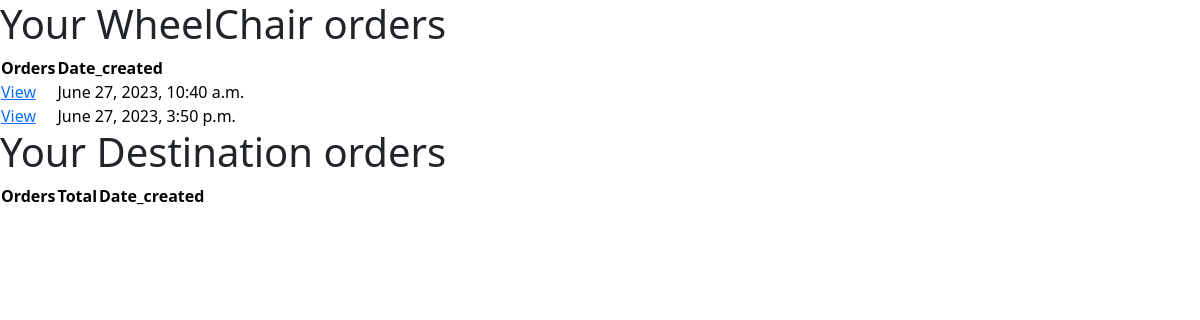
Screenshot of /user-profile (signed in) with the database file from the repository.
### stroll1/models.py (models this page shows, shortened)
class Order(models.Model):
    date_ordered = models.DateTimeField(auto_now_add=True, null=True)
    customer = models.ForeignKey(Customer, on_delete= models.SET_NULL, blank=True, null=True)
    complete = models.BooleanField(default=False, null=True, blank=True )
    transaction_id = models.CharField(max_length = 200, null=True)
    payment_method = models.CharField(max_length=20, choices = METHOD, default="Cash on delivery")
    payment_completed = models.BooleanField(default=False, null=True, blank=True)
    def __str__(self):
        return str(self.id)

### stroll1/views.py (the view)
# urls.py: path("user-profile", views.UserProfile, name="user-profile"),
def UserProfile(request):
     customer = request.user.customer
     userOrder = Order.objects.filter(customer=customer)
     userdestOrder = Destination_Order.objects.filter(ordered_by=request.user)
     for orders in userOrder:
          print(orders , orders.orderitem_set.all())
     for order in userdestOrder:
          print(order)
     context = {'userOrder': userOrder, 'userdestOrder': userdestOrder}
     return render(request, "userpage.html", context)

### stroll1/models.py (called while the page is built)
        def __str__(self):
            return self.product.name

### Templates/userpage.html (shortened to what this page needs)
{% load static %}
<head>
    <link href="https://cdn.jsdelivr.net/npm/bootstrap@5.3.0/dist/css/bootstrap.min.css" rel="stylesheet">
</head>
<h1>Your WheelChair orders</h1>
<table class="tavle table-primary">
    <thead>
      <tr>
        <th scope="col">Orders</th>
        <th scope="col">Date_created</th>
      </tr>
    </thead>
    <tbody>
      <tr>
        {% for orders in userOrder%}
        <td><a href="{% url 'showOrderitems' orders.id %}">View</a></td>
        <td><a>{{orders.date_ordered}}</a></td>
      </tr>
      {% endfor %}
    </tbody>
  </table>
  <h1>Your Destination orders</h1>
<table class="tavle table-primary">
    <thead>
      <tr>
        <th scope="col">Orders</th>
        <th scope="col">Total</th>
        <th scope="col">Date_created</th>
      </tr>
    </thead>
  </table>

### rows the page displays
Order: date_ordered "June 27, 2023, 10:40 a.m."
Order: date_ordered "June 27, 2023, 3:50 p.m."
